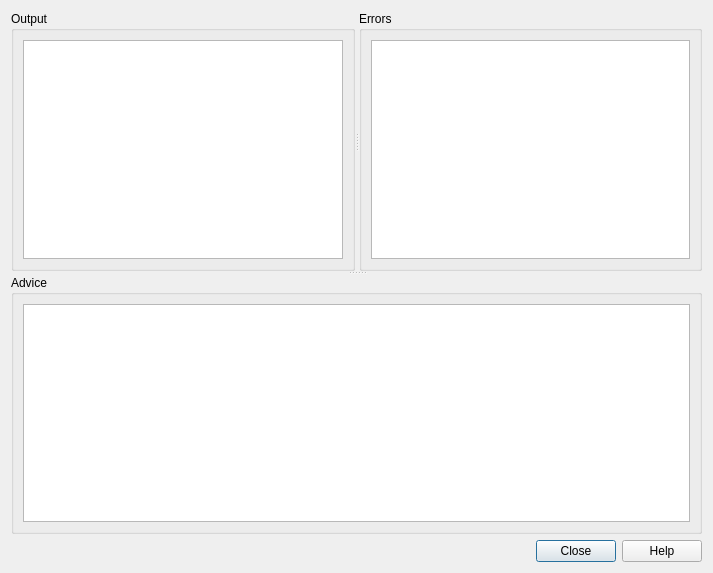
<?xml version="1.0" encoding="UTF-8"?>
<ui version="4.0">
 <class>OutputDialog</class>
 <widget class="QDialog" name="OutputDialog">
  <property name="geometry">
   <rect>
    <x>0</x>
    <y>0</y>
    <width>713</width>
    <height>573</height>
   </rect>
  </property>
  <property name="windowTitle">
   <string>Debug</string>
  </property>
  <layout class="QVBoxLayout" name="verticalLayout">
   <item>
    <widget class="QSplitter" name="vSplitter">
     <property name="orientation">
      <enum>Qt::Vertical</enum>
     </property>
     <widget class="QSplitter" name="hSplitter">
      <property name="orientation">
       <enum>Qt::Horizontal</enum>
      </property>
      <widget class="QGroupBox" name="outGB">
       <property name="title">
        <string>Output</string>
       </property>
       <layout class="QVBoxLayout" name="verticalLayout_4">
        <item>
         <widget class="QPlainTextEdit" name="out">
          <property name="readOnly">
           <bool>true</bool>
          </property>
         </widget>
        </item>
       </layout>
      </widget>
      <widget class="QGroupBox" name="errGB">
       <property name="title">
        <string>Errors</string>
       </property>
       <layout class="QVBoxLayout" name="verticalLayout_2">
        <item>
         <widget class="QPlainTextEdit" name="err">
          <property name="readOnly">
           <bool>true</bool>
          </property>
         </widget>
        </item>
       </layout>
      </widget>
     </widget>
     <widget class="QGroupBox" name="adviceGB">
      <property name="title">
       <string>Advice</string>
      </property>
      <layout class="QVBoxLayout" name="verticalLayout_3">
       <item>
        <widget class="QPlainTextEdit" name="advice">
         <property name="readOnly">
          <bool>true</bool>
         </property>
        </widget>
       </item>
      </layout>
     </widget>
    </widget>
   </item>
   <item>
    <widget class="QDialogButtonBox" name="buttonBox">
     <property name="orientation">
      <enum>Qt::Horizontal</enum>
     </property>
     <property name="standardButtons">
      <set>QDialogButtonBox::Close|QDialogButtonBox::Help</set>
     </property>
    </widget>
   </item>
  </layout>
 </widget>
 <resources/>
 <connections>
  <connection>
   <sender>buttonBox</sender>
   <signal>accepted()</signal>
   <receiver>OutputDialog</receiver>
   <slot>accept()</slot>
   <hints>
    <hint type="sourcelabel">
     <x>248</x>
     <y>254</y>
    </hint>
    <hint type="destinationlabel">
     <x>157</x>
     <y>274</y>
    </hint>
   </hints>
  </connection>
  <connection>
   <sender>buttonBox</sender>
   <signal>rejected()</signal>
   <receiver>OutputDialog</receiver>
   <slot>reject()</slot>
   <hints>
    <hint type="sourcelabel">
     <x>316</x>
     <y>260</y>
    </hint>
    <hint type="destinationlabel">
     <x>286</x>
     <y>274</y>
    </hint>
   </hints>
  </connection>
 </connections>
</ui>
